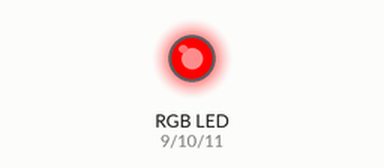
A sketch run on a simulated Arduino Uno, built with avr-gcc and run on an emulated ATmega328P. On the bench: an RGB LED mixed from three pins (HIGH = lit).

Above: at 0.5 s.
At 1.5 s:
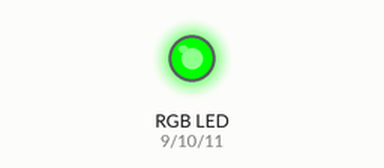
At 2.5 s:
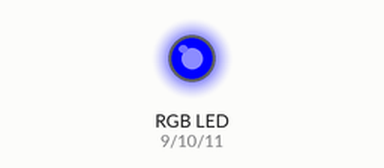
At 3.5 s:
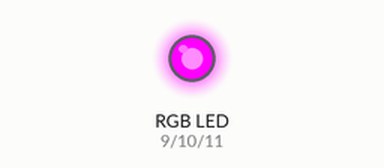
Timing chart, 0 to 5.2 s (numbered marks = the images above):
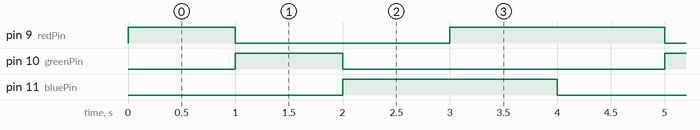

Measured:
- by itself, pin 9 (redPin): repeats every 4.0 s: LOW 2.0 s, HIGH 2.0 s
- by itself, pin 10 (greenPin): alternates HIGH for 1.0 s and LOW for 3.0 s
- by itself, pin 11 (bluePin): alternates HIGH for 2.0 s and LOW for 2.0 s

The sketch:

Arduino_code.ino
```cpp
// Define RGB LED pins
const int redPin = 9;
const int greenPin = 10;
const int bluePin = 11;

void setup() {
  pinMode(redPin, OUTPUT);
  pinMode(greenPin, OUTPUT);
  pinMode(bluePin, OUTPUT);
}

void loop() {
  setColor(255, 0, 0);    // Red
  delay(1000);

  setColor(0, 255, 0);    // Green
  delay(1000);

  setColor(0, 0, 255);    // Blue
  delay(1000);

  setColor(255, 0, 255);  // Purple (Red + Blue)
  delay(1000);
}

void setColor(int redVal, int greenVal, int blueVal) {
  analogWrite(redPin, redVal);
  analogWrite(greenPin, greenVal);
  analogWrite(bluePin, blueVal);
}
```
